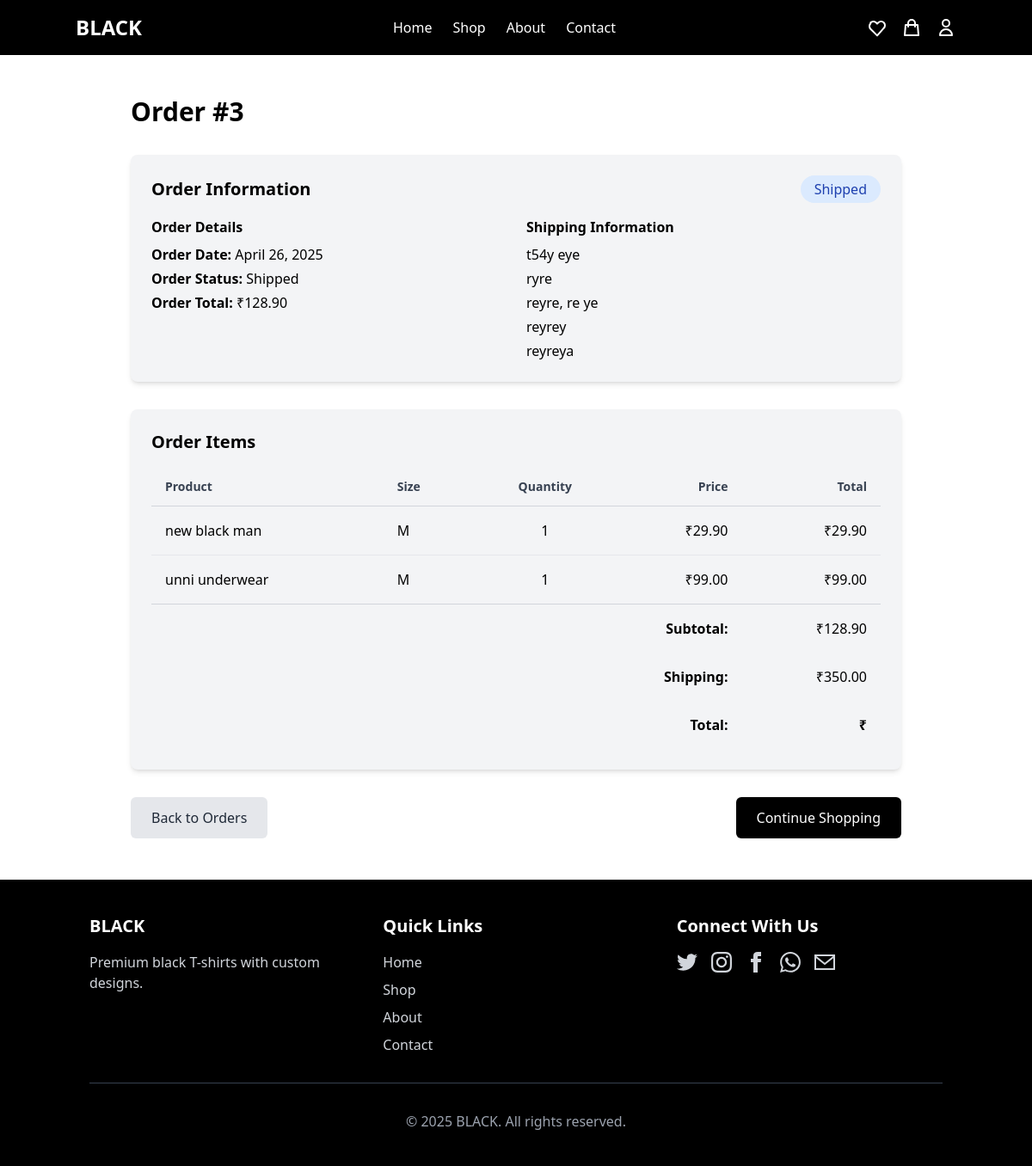
/orders/orders/3/, run on the app's committed database.
### shop_orders/models.py (models this page shows, shortened)
class Order(models.Model):
    STATUS_CHOICES = [
        ('pending', 'Pending'),
        ('processing', 'Processing'),
        ('shipped', 'Shipped'),
        ('delivered', 'Delivered'),
        ('cancelled', 'Cancelled'),
    ]
    user = models.ForeignKey(User, on_delete=models.SET_NULL, null=True, blank=True)
    first_name = models.CharField(max_length=100)
    last_name = models.CharField(max_length=100)
    email = models.EmailField()
    address = models.CharField(max_length=250)
    city = models.CharField(max_length=100)
    state = models.CharField(max_length=100)
    postal_code = models.CharField(max_length=20)
    country = models.CharField(max_length=100)
    phone = models.CharField(max_length=20)
    status = models.CharField(max_length=20, choices=STATUS_CHOICES, default='pending')
    created_at = models.DateTimeField(auto_now_add=True)
    updated_at = models.DateTimeField(auto_now=True)
    session_id = models.CharField(max_length=255, null=True, blank=True)  # For anonymous users
    class Meta:
        ordering = ['-created_at']
    @property
    def total_cost(self):
        return sum(item.total_price for item in self.items.all())

class OrderItem(models.Model):
    order = models.ForeignKey(Order, related_name='items', on_delete=models.CASCADE)
    product = models.ForeignKey(Product, on_delete=models.SET_NULL, null=True, blank=True)
    custom_design = models.ForeignKey(CustomDesign, on_delete=models.SET_NULL, null=True, blank=True)
    price = models.DecimalField(max_digits=10, decimal_places=2)
    quantity = models.PositiveIntegerField(default=1)
    size = models.CharField(max_length=5, choices=[
        ('S', 'Small'),
        ('M', 'Medium'),
        ('L', 'Large'),
        ('XL', 'Extra Large')
    ], default='M')
    @property
    def total_price(self):
        return self.price * self.quantity

### shop_products/models.py (models this page shows, shortened)
class Product(models.Model):
    name = models.CharField(max_length=100)
    price = models.DecimalField(max_digits=10, decimal_places=2)
    description = models.TextField()
    short_description = models.CharField(max_length=255, blank=True)
    is_featured = models.BooleanField(default=False)
    in_stock = models.BooleanField(default=True)
    created_at = models.DateTimeField(auto_now_add=True)
    updated_at = models.DateTimeField(auto_now=True)

### shop_orders/views.py (the view)
# urls.py: path('orders/<int:order_id>/', views.order_detail, name='order_detail'),
def order_detail(request, order_id):
    if request.user.is_authenticated:
        order = get_object_or_404(Order, id=order_id, user=request.user)
    else:
        session_id = request.session.session_key
        order = get_object_or_404(Order, id=order_id, session_id=session_id)
    return render(request, 'shop_orders/order_detail.html', {'order': order})

### shop_core/context_processors.py (called while the page is built, shortened)
def admin_stats(request):
    if not request.path.startswith('/admin/'):
        return {}

### templates/shop_orders/order_detail.html (shortened to what this page needs)
{% extends 'base.html' %}
{% block content %}
<div class="container mx-auto px-4 py-12">
    <div class="max-w-4xl mx-auto">
        <h1 class="text-3xl font-bold mb-8">Order #{{ order.id }}</h1>
        <div class="bg-gray-100 p-6 rounded-lg shadow-md mb-8">
            <div class="flex justify-between items-center mb-4">
                <h2 class="text-xl font-semibold">Order Information</h2>
                <span class="px-4 py-1 rounded-full {% if order.status == 'delivered' %}bg-green-100 text-green-800{% elif order.status == 'cancelled' %}bg-red-100 text-red-800{% else %}bg-blue-100 text-blue-800{% endif %}">{{ order.get_status_display }}</span>
            </div>
            <div class="grid grid-cols-1 md:grid-cols-2 gap-6">
                <div>
                    <h3 class="font-semibold mb-2">Order Details</h3>
                    <p class="mb-1"><strong>Order Date:</strong> {{ order.created_at|date:"F j, Y" }}</p>
                    <p class="mb-1"><strong>Order Status:</strong> {{ order.get_status_display }}</p>
                    <p><strong>Order Total:</strong> ₹{{ order.total_cost }}</p>
                </div>
                <div>
                    <h3 class="font-semibold mb-2">Shipping Information</h3>
                    <p class="mb-1">{{ order.first_name }} {{ order.last_name }}</p>
                    <p class="mb-1">{{ order.address }}</p>
                    <p class="mb-1">{{ order.city }}, {{ order.state }} {{ order.postal_code }}</p>
                    <p class="mb-1">{{ order.country }}</p>
                    <p>{{ order.phone }}</p>
                </div>
            </div>
        </div>
        <div class="bg-gray-100 p-6 rounded-lg shadow-md mb-8">
            <h2 class="text-xl font-semibold mb-4">Order Items</h2>
            <div class="overflow-x-auto">
                <table class="min-w-full divide-y divide-gray-300">
                    <thead>
                        <tr>
                            <th class="px-4 py-3 text-left text-sm font-semibold text-gray-700">Product</th>
                            <th class="px-4 py-3 text-left text-sm font-semibold text-gray-700">Size</th>
                            <th class="px-4 py-3 text-center text-sm font-semibold text-gray-700">Quantity</th>
                            <th class="px-4 py-3 text-right text-sm font-semibold text-gray-700">Price</th>
                            <th class="px-4 py-3 text-right text-sm font-semibold text-gray-700">Total</th>
                        </tr>
                    </thead>
                    <tbody class="divide-y divide-gray-200">
                        {% for item in order.items.all %}
                        <tr>
                            <td class="px-4 py-4">
                                {% if item.product %}
                                    {{ item.product.name }}
                                {% elif item.custom_design %}
                                    Custom Design: {{ item.custom_design.name }}
                                {% else %}
                                    Unknown Product
                                {% endif %}
                            </td>
                            <td class="px-4 py-4">{{ item.size }}</td>
                            <td class="px-4 py-4 text-center">{{ item.quantity }}</td>
                            <td class="px-4 py-4 text-right">₹{{ item.price }}</td>
                            <td class="px-4 py-4 text-right">₹{{ item.total_price }}</td>
                        </tr>
                        {% endfor %}
                    </tbody>
                    <tfoot>
                        <tr>
                            <td colspan="4" class="px-4 py-4 text-right font-semibold">Subtotal:</td>
                            <td class="px-4 py-4 text-right">₹{{ order.total_cost }}</td>
                        </tr>
                        <tr>
                            <td colspan="4" class="px-4 py-4 text-right font-semibold">Shipping:</td>
                            <td class="px-4 py-4 text-right">₹350.00</td>
                        </tr>
                        <tr>
                            <td colspan="4" class="px-4 py-4 text-right font-semibold">Total:</td>
                            <td class="px-4 py-4 text-right font-bold">₹{{ order.total_cost|add:"350.00" }}</td>
                        </tr>
                    </tfoot>
                </table>
            </div>
        </div>
        <div class="flex justify-between">
            <a href="{% url 'shop_orders:order_history' %}" class="bg-gray-200 text-gray-800 px-6 py-3 rounded-md hover:bg-gray-300 transition duration-300">Back to Orders</a>
            <a href="{% url 'shop_products:product_list' %}" class="bg-black text-white px-6 py-3 rounded-md hover:bg-gray-800 transition duration-300">Continue Shopping</a>
        </div>
    </div>
</div>
{% endblock %}

### static/css/custom.css (style rules this page uses)
body { opacity: 0; transition: opacity 0.5s ease; }
body.loaded { opacity: 1; }
button, .btn, a.bg-black, button[type="submit"] { transition: transform 0.3s ease, box-shadow 0.3s ease, background-color 0.3s ease; position: relative; overflow: hidden; }
button::after, .btn::after, a.bg-black::after, button[type="submit"]::after { content: ''; position: absolute; top: 50%; left: 50%; width: 5px; height: 5px; background: rgba(255, 255, 255, 0.5); opacity: 0; border-radius: 100%; transform: scale(1, 1) translate(-50%); transform-origin: 50% 50%; }

### static/css/responsive.css (style rules this page uses)
@media (min-width: 1025px) { .container { max-width: 1200px; } }

### data on the page
Order: id "3", status "Shipped", created_at "April 26, 2025", total_cost "128.90", first_name "t54y", last_name "eye", address "ryre", city "reyre", state "re", postal_code "ye", country "reyrey", phone "reyreya"
OrderItem: product.name "new black man", size "M", quantity "1", price "29.90", total_price "29.90"
OrderItem: product.name "unni underwear", size "M", quantity "1", price "99.00", total_price "99.00"
